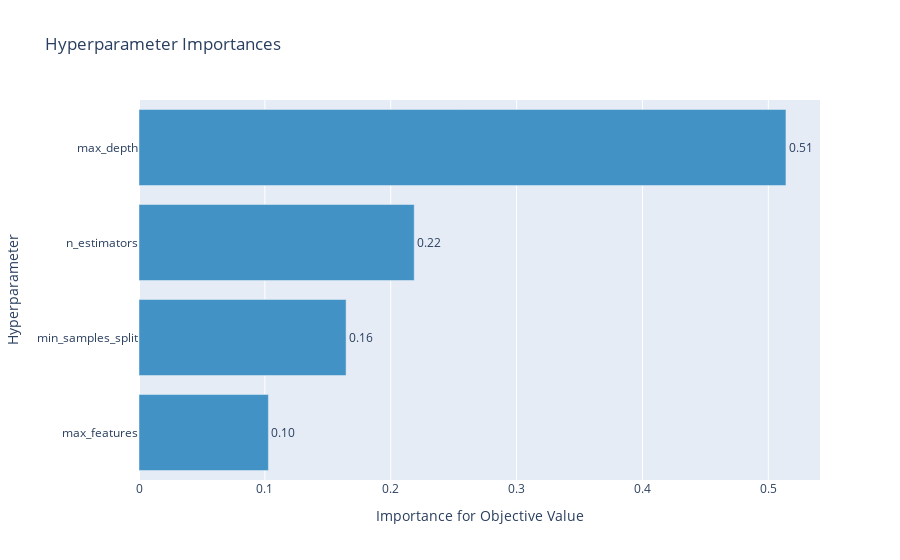
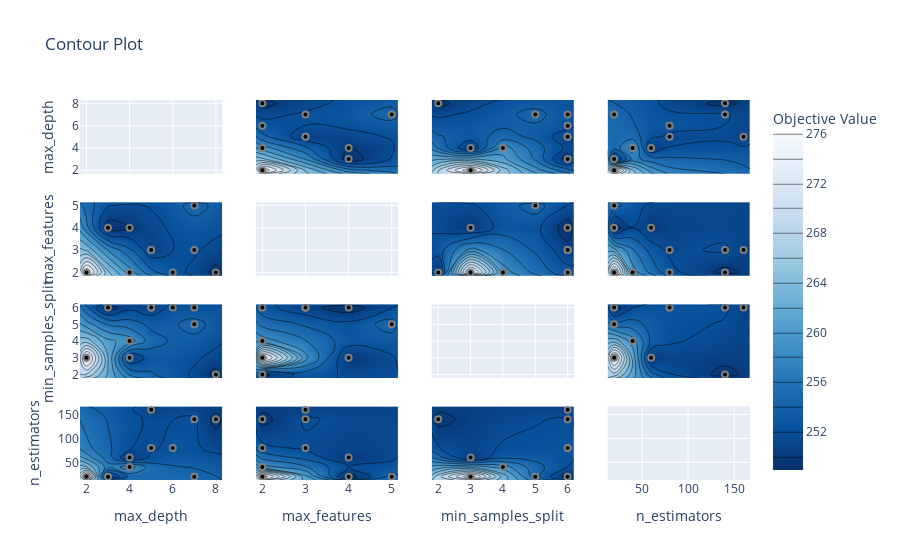

Here is the notebook cell these charts were saved with, in order:
### Markdown cell above
### Tuning the hyperparameters using Optuna and fitting the data

### Code cell
""" 
A smaller value of n_trials can be used to run the code faster

best_model: the untrained RF model with best hyperparameters
final_trained_model_train_data: the best RF model trained on a "training" dataset (85% of the sample)
final_trained_model_full_data: the best RF model trained on the full sample!
"""
best_model, final_trained_model_train_data, final_trained_model_full_data = RF_training_with_display(X,y, test_size = 0.15, n_trials = 100, display = True)

### Figure 1 — Plotly figure (JSON) as saved in the notebook; plotly's stock layout.template omitted (floating-point values rounded to 4 significant figures)
{"data": [{"cliponaxis": false, "hovertemplate": ["max_features (IntDistribution): 0.10282078930346801<extra></extra>", "min_samples_split (IntDistribution): 0.16452332320242527<extra></extra>", "n_estimators (IntDistribution): 0.21865533472652535<extra></extra>", "max_depth (IntDistribution): 0.5140005527675814<extra></extra>"], "marker": {"color": "rgb(66,146,198)"}, "orientation": "h", "text": ["0.10", "0.16", "0.22", "0.51"], "textposition": "outside", "type": "bar", "x": [0.1028, 0.1645, 0.2187, 0.514], "y": ["max_features", "min_samples_split", "n_estimators", "max_depth"]}], "layout": {"showlegend": false, "title": {"text": "Hyperparameter Importances"}, "xaxis": {"title": {"text": "Importance for Objective Value"}}, "yaxis": {"title": {"text": "Hyperparameter"}}}}

### Figure 2 — Plotly figure (JSON) as saved in the notebook; plotly's stock layout.template omitted (floating-point values rounded to 4 significant figures)
{"data": [{"type": "scatter", "xaxis": "x", "yaxis": "y"}, {"colorbar": {"title": {"text": "Objective Value"}}, "colorscale": [[0, "rgb(247,251,255)"], [0.125, "rgb(222,235,247)"], [0.25, "rgb(198,219,239)"], [0.375, "rgb(158,202,225)"], [0.5, "rgb(107,174,214)"], [0.625, "rgb(66,146,198)"], [0.75, "rgb(33,113,181)"], [0.875, "rgb(8,81,156)"], [1, "rgb(8,48,107)"]], "connectgaps": true, "contours": {"coloring": "heatmap"}, "hoverinfo": "none", "line": {"smoothing": 1.3}, "reversescale": true, "showscale": true, "type": "contour", "x": [1.7, 2, 3, 4, 5, 6, 7, 8, 8.3], "xaxis": "x5", "y": [1.85, 2, 3, 4, 5, 5.15], "yaxis": "y5", "z": [[null, null, null, null, null, null, null, null, null], [null, 276.0, null, 259.0, null, 252.7, null, 249.3, null], [null, null, null, null, 250.7, null, 252.3, null, null], [null, null, 248.9, 249.9, null, null, null, null, null], [null, null, null, null, null, null, 254.9, null, null], [null, null, null, null, null, null, null, null, null]]}, {"marker": {"color": "black", "line": {"color": "Grey", "width": 2}}, "mode": "markers", "showlegend": false, "type": "scatter", "x": [8, 5, 7, 7, 2, 3, 4, 5, 4, 6], "xaxis": "x5", "y": [2, 3, 3, 5, 2, 4, 2, 3, 4, 2], "yaxis": "y5"}, {"colorbar": {"title": {"text": "Objective Value"}}, "colorscale": [[0, "rgb(247,251,255)"], [0.125, "rgb(222,235,247)"], [0.25, "rgb(198,219,239)"], [0.375, "rgb(158,202,225)"], [0.5, "rgb(107,174,214)"], [0.625, "rgb(66,146,198)"], [0.75, "rgb(33,113,181)"], [0.875, "rgb(8,81,156)"], [1, "rgb(8,48,107)"]], "connectgaps": true, "contours": {"coloring": "heatmap"}, "hoverinfo": "none", "line": {"smoothing": 1.3}, "reversescale": true, "showscale": false, "type": "contour", "x": [1.7, 2, 3, 4, 5, 6, 7, 8, 8.3], "xaxis": "x9", "y": [1.8, 2, 3, 4, 5, 6, 6.2], "yaxis": "y9", "z": [[null, null, null, null, null, null, null, null, null], [null, null, null, null, null, null, null, 249.3, null], [null, 276.0, null, 249.9, null, null, null, null, null], [null, null, null, 259.0, null, null, null, null, null], [null, null, null, null, null, null, 254.9, null, null], [null, null, 248.9, null, 250.7, 252.7, 252.3, null, null], [null, null, null, null, null, null, null, null, null]]}, {"marker": {"color": "black", "line": {"color": "Grey", "width": 2}}, "mode": "markers", "showlegend": false, "type": "scatter", "x": [8, 5, 7, 7, 2, 3, 4, 5, 4, 6], "xaxis": "x9", "y": [2, 6, 6, 5, 3, 6, 4, 6, 3, 6], "yaxis": "y9"}, {"colorbar": {"title": {"text": "Objective Value"}}, "colorscale": [[0, "rgb(247,251,255)"], [0.125, "rgb(222,235,247)"], [0.25, "rgb(198,219,239)"], [0.375, "rgb(158,202,225)"], [0.5, "rgb(107,174,214)"], [0.625, "rgb(66,146,198)"], [0.75, "rgb(33,113,181)"], [0.875, "rgb(8,81,156)"], [1, "rgb(8,48,107)"]], "connectgaps": true, "contours": {"coloring": "heatmap"}, "hoverinfo": "none", "line": {"smoothing": 1.3}, "reversescale": true, "showscale": false, "type": "contour", "x": [1.7, 2, 3, 4, 5, 6, 7, 8, 8.3], "xaxis": "x13", "y": [13, 20, 40, 60, 80, 140, 160, 167], "yaxis": "y13", "z": [[null, null, null, null, null, null, null, null, null], [null, 276.0, 248.9, null, null, null, 254.9, null, null], [null, null, null, 259.0, null, null, null, null, null], [null, null, null, 249.9, null, null, null, null, null], [null, null, null, null, 251.6, 252.7, null, null, null], [null, null, null, null, null, null, 252.3, 249.3, null], [null, null, null, null, 250.7, null, null, null, null], [null, null, null, null, null, null, null, null, null]]}, {"marker": {"color": "black", "line": {"color": "Grey", "width": 2}}, "mode": "markers", "showlegend": false, "type": "scatter", "x": [8, 5, 7, 7, 2, 3, 4, 5, 4, 6], "xaxis": "x13", "y": [140, 80, 140, 20, 20, 20, 40, 160, 60, 80], "yaxis": "y13"}, {"colorbar": {"title": {"text": "Objective Value"}}, "colorscale": [[0, "rgb(247,251,255)"], [0.125, "rgb(222,235,247)"], [0.25, "rgb(198,219,239)"], [0.375, "rgb(158,202,225)"], [0.5, "rgb(107,174,214)"], [0.625, "rgb(66,146,198)"], [0.75, "rgb(33,113,181)"], [0.875, "rgb(8,81,156)"], [1, "rgb(8,48,107)"]], "connectgaps": true, "contours": {"coloring": "heatmap"}, "hoverinfo": "none", "line": {"smoothing": 1.3}, "reversescale": true, "showscale": false, "type": "contour", "x": [1.85, 2, 3, 4, 5, 5.15], "xaxis": "x2", "y": [1.7, 2, 3, 4, 5, 6, 7, 8, 8.3], "yaxis": "y2", "z": [[null, null, null, null, null, null], [null, 276.0, null, null, null, null], [null, null, null, 248.9, null, null], [null, 259.0, null, 249.9, null, null], [null, null, 250.7, null, null, null], [null, 252.7, null, null, null, null], [null, null, 252.3, null, 254.9, null], [null, 249.3, null, null, null, null], [null, null, null, null, null, null]]}, {"marker": {"color": "black", "line": {"color": "Grey", "width": 2}}, "mode": "markers", "showlegend": false, "type": "scatter", "x": [2, 3, 3, 5, 2, 4, 2, 3, 4, 2], "xaxis": "x2", "y": [8, 5, 7, 7, 2, 3, 4, 5, 4, 6], "yaxis": "y2"}, {"type": "scatter", "xaxis": "x6", "yaxis": "y6"}, {"colorbar": {"title": {"text": "Objective Value"}}, "colorscale": [[0, "rgb(247,251,255)"], [0.125, "rgb(222,235,247)"], [0.25, "rgb(198,219,239)"], [0.375, "rgb(158,202,225)"], [0.5, "rgb(107,174,214)"], [0.625, "rgb(66,146,198)"], [0.75, "rgb(33,113,181)"], [0.875, "rgb(8,81,156)"], [1, "rgb(8,48,107)"]], "connectgaps": true, "contours": {"coloring": "heatmap"}, "hoverinfo": "none", "line": {"smoothing": 1.3}, "reversescale": true, "showscale": false, "type": "contour", "x": [1.85, 2, 3, 4, 5, 5.15], "xaxis": "x10", "y": [1.8, 2, 3, 4, 5, 6, 6.2], "yaxis": "y10", "z": [[null, null, null, null, null, null], [null, 249.3, null, null, null, null], [null, 276.0, null, 249.9, null, null], [null, 259.0, null, null, null, null], [null, null, null, null, 254.9, null], [null, 252.7, 250.7, 248.9, null, null], [null, null, null, null, null, null]]}, {"marker": {"color": "black", "line": {"color": "Grey", "width": 2}}, "mode": "markers", "showlegend": false, "type": "scatter", "x": [2, 3, 3, 5, 2, 4, 2, 3, 4, 2], "xaxis": "x10", "y": [2, 6, 6, 5, 3, 6, 4, 6, 3, 6], "yaxis": "y10"}, {"colorbar": {"title": {"text": "Objective Value"}}, "colorscale": [[0, "rgb(247,251,255)"], [0.125, "rgb(222,235,247)"], [0.25, "rgb(198,219,239)"], [0.375, "rgb(158,202,225)"], [0.5, "rgb(107,174,214)"], [0.625, "rgb(66,146,198)"], [0.75, "rgb(33,113,181)"], [0.875, "rgb(8,81,156)"], [1, "rgb(8,48,107)"]], "connectgaps": true, "contours": {"coloring": "heatmap"}, "hoverinfo": "none", "line": {"smoothing": 1.3}, "reversescale": true, "showscale": false, "type": "contour", "x": [1.85, 2, 3, 4, 5, 5.15], "xaxis": "x14", "y": [13, 20, 40, 60, 80, 140, 160, 167], "yaxis": "y14", "z": [[null, null, null, null, null, null], [null, 276.0, null, 248.9, 254.9, null], [null, 259.0, null, null, null, null], [null, null, null, 249.9, null, null], [null, 252.7, 251.6, null, null, null], [null, 249.3, 252.3, null, null, null], [null, null, 250.7, null, null, null], [null, null, null, null, null, null]]}, {"marker": {"color": "black", "line": {"color": "Grey", "width": 2}}, "mode": "markers", "showlegend": false, "type": "scatter", "x": [2, 3, 3, 5, 2, 4, 2, 3, 4, 2], "xaxis": "x14", "y": [140, 80, 140, 20, 20, 20, 40, 160, 60, 80], "yaxis": "y14"}, {"colorbar": {"title": {"text": "Objective Value"}}, "colorscale": [[0, "rgb(247,251,255)"], [0.125, "rgb(222,235,247)"], [0.25, "rgb(198,219,239)"], [0.375, "rgb(158,202,225)"], [0.5, "rgb(107,174,214)"], [0.625, "rgb(66,146,198)"], [0.75, "rgb(33,113,181)"], [0.875, "rgb(8,81,156)"], [1, "rgb(8,48,107)"]], "connectgaps": true, "contours": {"coloring": "heatmap"}, "hoverinfo": "none", "line": {"smoothing": 1.3}, "reversescale": true, "showscale": false, "type": "contour", "x": [1.8, 2, 3, 4, 5, 6, 6.2], "xaxis": "x3", "y": [1.7, 2, 3, 4, 5, 6, 7, 8, 8.3], "yaxis": "y3", "z": [[null, null, null, null, null, null, null], [null, null, 276.0, null, null, null, null], [null, null, null, null, null, 248.9, null], [null, null, 249.9, 259.0, null, null, null], [null, null, null, null, null, 250.7, null], [null, null, null, null, null, 252.7, null], [null, null, null, null, 254.9, 252.3, null], [null, 249.3, null, null, null, null, null], [null, null, null, null, null, null, null]]}, {"marker": {"color": "black", "line": {"color": "Grey", "width": 2}}, "mode": "markers", "showlegend": false, "type": "scatter", "x": [2, 6, 6, 5, 3, 6, 4, 6, 3, 6], "xaxis": "x3", "y": [8, 5, 7, 7, 2, 3, 4, 5, 4, 6], "yaxis": "y3"}, {"colorbar": {"title": {"text": "Objective Value"}}, "colorscale": [[0, "rgb(247,251,255)"], [0.125, "rgb(222,235,247)"], [0.25, "rgb(198,219,239)"], [0.375, "rgb(158,202,225)"], [0.5, "rgb(107,174,214)"], [0.625, "rgb(66,146,198)"], [0.75, "rgb(33,113,181)"], [0.875, "rgb(8,81,156)"], [1, "rgb(8,48,107)"]], "connectgaps": true, "contours": {"coloring": "heatmap"}, "hoverinfo": "none", "line": {"smoothing": 1.3}, "reversescale": true, "showscale": false, "type": "contour", "x": [1.8, 2, 3, 4, 5, 6, 6.2], "xaxis": "x7", "y": [1.85, 2, 3, 4, 5, 5.15], "yaxis": "y7", "z": [[null, null, null, null, null, null, null], [null, 249.3, 276.0, 259.0, null, 252.7, null], [null, null, null, null, null, 250.7, null], [null, null, 249.9, null, null, 248.9, null], [null, null, null, null, 254.9, null, null], [null, null, null, null, null, null, null]]}, {"marker": {"color": "black", "line": {"color": "Grey", "width": 2}}, "mode": "markers", "showlegend": false, "type": "scatter", "x": [2, 6, 6, 5, 3, 6, 4, 6, 3, 6], "xaxis": "x7", "y": [2, 3, 3, 5, 2, 4, 2, 3, 4, 2], "yaxis": "y7"}, {"type": "scatter", "xaxis": "x11", "yaxis": "y11"}, {"colorbar": {"title": {"text": "Objective Value"}}, "colorscale": [[0, "rgb(247,251,255)"], [0.125, "rgb(222,235,247)"], [0.25, "rgb(198,219,239)"], [0.375, "rgb(158,202,225)"], [0.5, "rgb(107,174,214)"], [0.625, "rgb(66,146,198)"], [0.75, "rgb(33,113,181)"], [0.875, "rgb(8,81,156)"], [1, "rgb(8,48,107)"]], "connectgaps": true, "contours": {"coloring": "heatmap"}, "hoverinfo": "none", "line": {"smoothing": 1.3}, "reversescale": true, "showscale": false, "type": "contour", "x": [1.8, 2, 3, 4, 5, 6, 6.2], "xaxis": "x15", "y": [13, 20, 40, 60, 80, 140, 160, 167], "yaxis": "y15", "z": [[null, null, null, null, null, null, null], [null, null, 276.0, null, 254.9, 248.9, null], [null, null, null, 259.0, null, null, null], [null, null, 249.9, null, null, null, null], [null, null, null, null, null, 252.7, null], [null, 249.3, null, null, null, 252.3, null], [null, null, null, null, null, 250.7, null], [null, null, null, null, null, null, null]]}, {"marker": {"color": "black", "line": {"color": "Grey", "width": 2}}, "mode": "markers", "showlegend": false, "type": "scatter", "x": [2, 6, 6, 5, 3, 6, 4, 6, 3, 6], "xaxis": "x15", "y": [140, 80, 140, 20, 20, 20, 40, 160, 60, 80], "yaxis": "y15"}, {"colorbar": {"title": {"text": "Objective Value"}}, "colorscale": [[0, "rgb(247,251,255)"], [0.125, "rgb(222,235,247)"], [0.25, "rgb(198,219,239)"], [0.375, "rgb(158,202,225)"], [0.5, "rgb(107,174,214)"], [0.625, "rgb(66,146,198)"], [0.75, "rgb(33,113,181)"], [0.875, "rgb(8,81,156)"], [1, "rgb(8,48,107)"]], "connectgaps": true, "contours": {"coloring": "heatmap"}, "hoverinfo": "none", "line": {"smoothing": 1.3}, "reversescale": true, "showscale": false, "type": "contour", "x": [13, 20, 40, 60, 80, 140, 160, 167], "xaxis": "x4", "y": [1.7, 2, 3, 4, 5, 6, 7, 8, 8.3], "yaxis": "y4", "z": [[null, null, null, null, null, null, null, null], [null, 276.0, null, null, null, null, null, null], [null, 248.9, null, null, null, null, null, null], [null, null, 259.0, 249.9, null, null, null, null], [null, null, null, null, 251.6, null, 250.7, null], [null, null, null, null, 252.7, null, null, null], [null, 254.9, null, null, null, 252.3, null, null], [null, null, null, null, null, 249.3, null, null], [null, null, null, null, null, null, null, null]]}, {"marker": {"color": "black", "line": {"color": "Grey", "width": 2}}, "mode": "markers", "showlegend": false, "type": "scatter", "x": [140, 80, 140, 20, 20, 20, 40, 160, 60, 80], "xaxis": "x4", "y": [8, 5, 7, 7, 2, 3, 4, 5, 4, 6], "yaxis": "y4"}, {"colorbar": {"title": {"text": "Objective Value"}}, "colorscale": [[0, "rgb(247,251,255)"], [0.125, "rgb(222,235,247)"], [0.25, "rgb(198,219,239)"], [0.375, "rgb(158,202,225)"], [0.5, "rgb(107,174,214)"], [0.625, "rgb(66,146,198)"], [0.75, "rgb(33,113,181)"], [0.875, "rgb(8,81,156)"], [1, "rgb(8,48,107)"]], "connectgaps": true, "contours": {"coloring": "heatmap"}, "hoverinfo": "none", "line": {"smoothing": 1.3}, "reversescale": true, "showscale": false, "type": "contour", "x": [13, 20, 40, 60, 80, 140, 160, 167], "xaxis": "x8", "y": [1.85, 2, 3, 4, 5, 5.15], "yaxis": "y8", "z": [[null, null, null, null, null, null, null, null], [null, 276.0, 259.0, null, 252.7, 249.3, null, null], [null, null, null, null, 251.6, 252.3, 250.7, null], [null, 248.9, null, 249.9, null, null, null, null], [null, 254.9, null, null, null, null, null, null], [null, null, null, null, null, null, null, null]]}, {"marker": {"color": "black", "line": {"color": "Grey", "width": 2}}, "mode": "markers", "showlegend": false, "type": "scatter", "x": [140, 80, 140, 20, 20, 20, 40, 160, 60, 80], "xaxis": "x8", "y": [2, 3, 3, 5, 2, 4, 2, 3, 4, 2], "yaxis": "y8"}, {"colorbar": {"title": {"text": "Objective Value"}}, "colorscale": [[0, "rgb(247,251,255)"], [0.125, "rgb(222,235,247)"], [0.25, "rgb(198,219,239)"], [0.375, "rgb(158,202,225)"], [0.5, "rgb(107,174,214)"], [0.625, "rgb(66,146,198)"], [0.75, "rgb(33,113,181)"], [0.875, "rgb(8,81,156)"], [1, "rgb(8,48,107)"]], "connectgaps": true, "contours": {"coloring": "heatmap"}, "hoverinfo": "none", "line": {"smoothing": 1.3}, "reversescale": true, "showscale": false, "type": "contour", "x": [13, 20, 40, 60, 80, 140, 160, 167], "xaxis": "x12", "y": [1.8, 2, 3, 4, 5, 6, 6.2], "yaxis": "y12", "z": [[null, null, null, null, null, null, null, null], [null, null, null, null, null, 249.3, null, null], [null, 276.0, null, 249.9, null, null, null, null], [null, null, 259.0, null, null, null, null, null], [null, 254.9, null, null, null, null, null, null], [null, 248.9, null, null, 252.7, 252.3, 250.7, null], [null, null, null, null, null, null, null, null]]}, {"marker": {"color": "black", "line": {"color": "Grey", "width": 2}}, "mode": "markers", "showlegend": false, "type": "scatter", "x": [140, 80, 140, 20, 20, 20, 40, 160, 60, 80], "xaxis": "x12", "y": [2, 6, 6, 5, 3, 6, 4, 6, 3, 6], "yaxis": "y12"}, {"type": "scatter", "xaxis": "x16", "yaxis": "y16"}], "layout": {"title": {"text": "Contour Plot"}, "xaxis": {"anchor": "y", "domain": [0, 0.2125], "matches": "x13", "range": [1.7, 8.3], "showticklabels": false}, "xaxis10": {"anchor": "y10", "domain": [0.2625, 0.475], "matches": "x14", "range": [1.85, 5.15], "showticklabels": false}, "xaxis11": {"anchor": "y11", "domain": [0.525, 0.7375], "matches": "x15", "range": [1.8, 6.2], "showticklabels": false}, "xaxis12": {"anchor": "y12", "domain": [0.7875, 1], "matches": "x16", "range": [13, 167], "showticklabels": false}, "xaxis13": {"anchor": "y13", "domain": [0, 0.2125], "range": [1.7, 8.3], "title": {"text": "max_depth"}}, "xaxis14": {"anchor": "y14", "domain": [0.2625, 0.475], "range": [1.85, 5.15], "title": {"text": "max_features"}}, "xaxis15": {"anchor": "y15", "domain": [0.525, 0.7375], "range": [1.8, 6.2], "title": {"text": "min_samples_split"}}, "xaxis16": {"anchor": "y16", "domain": [0.7875, 1], "range": [13, 167], "title": {"text": "n_estimators"}}, "xaxis2": {"anchor": "y2", "domain": [0.2625, 0.475], "matches": "x14", "range": [1.85, 5.15], "showticklabels": false}, "xaxis3": {"anchor": "y3", "domain": [0.525, 0.7375], "matches": "x15", "range": [1.8, 6.2], "showticklabels": false}, "xaxis4": {"anchor": "y4", "domain": [0.7875, 1], "matches": "x16", "range": [13, 167], "showticklabels": false}, "xaxis5": {"anchor": "y5", "domain": [0, 0.2125], "matches": "x13", "range": [1.7, 8.3], "showticklabels": false}, "xaxis6": {"anchor": "y6", "domain": [0.2625, 0.475], "matches": "x14", "range": [1.85, 5.15], "showticklabels": false}, "xaxis7": {"anchor": "y7", "domain": [0.525, 0.7375], "matches": "x15", "range": [1.8, 6.2], "showticklabels": false}, "xaxis8": {"anchor": "y8", "domain": [0.7875, 1], "matches": "x16", "range": [13, 167], "showticklabels": false}, "xaxis9": {"anchor": "y9", "domain": [0, 0.2125], "matches": "x13", "range": [1.7, 8.3], "showticklabels": false}, "yaxis": {"anchor": "x", "domain": [0.8063, 1], "range": [1.7, 8.3], "title": {"text": "max_depth"}}, "yaxis10": {"anchor": "x10", "domain": [0.2687, 0.4625], "matches": "y9", "range": [1.8, 6.2], "showticklabels": false}, "yaxis11": {"anchor": "x11", "domain": [0.2687, 0.4625], "matches": "y9", "range": [1.8, 6.2], "showticklabels": false}, "yaxis12": {"anchor": "x12", "domain": [0.2687, 0.4625], "matches": "y9", "range": [1.8, 6.2], "showticklabels": false}, "yaxis13": {"anchor": "x13", "domain": [0, 0.1938], "range": [13, 167], "title": {"text": "n_estimators"}}, "yaxis14": {"anchor": "x14", "domain": [0, 0.1938], "matches": "y13", "range": [13, 167], "showticklabels": false}, "yaxis15": {"anchor": "x15", "domain": [0, 0.1938], "matches": "y13", "range": [13, 167], "showticklabels": false}, "yaxis16": {"anchor": "x16", "domain": [0, 0.1938], "matches": "y13", "range": [13, 167], "showticklabels": false}, "yaxis2": {"anchor": "x2", "domain": [0.8063, 1], "matches": "y", "range": [1.7, 8.3], "showticklabels": false}, "yaxis3": {"anchor": "x3", "domain": [0.8063, 1], "matches": "y", "range": [1.7, 8.3], "showticklabels": false}, "yaxis4": {"anchor": "x4", "domain": [0.8063, 1], "matches": "y", "range": [1.7, 8.3], "showticklabels": false}, "yaxis5": {"anchor": "x5", "domain": [0.5375, 0.7312], "range": [1.85, 5.15], "title": {"text": "max_features"}}, "yaxis6": {"anchor": "x6", "domain": [0.5375, 0.7312], "matches": "y5", "range": [1.85, 5.15], "showticklabels": false}, "yaxis7": {"anchor": "x7", "domain": [0.5375, 0.7312], "matches": "y5", "range": [1.85, 5.15], "showticklabels": false}, "yaxis8": {"anchor": "x8", "domain": [0.5375, 0.7312], "matches": "y5", "range": [1.85, 5.15], "showticklabels": false}, "yaxis9": {"anchor": "x9", "domain": [0.2687, 0.4625], "range": [1.8, 6.2], "title": {"text": "min_samples_split"}}}}
